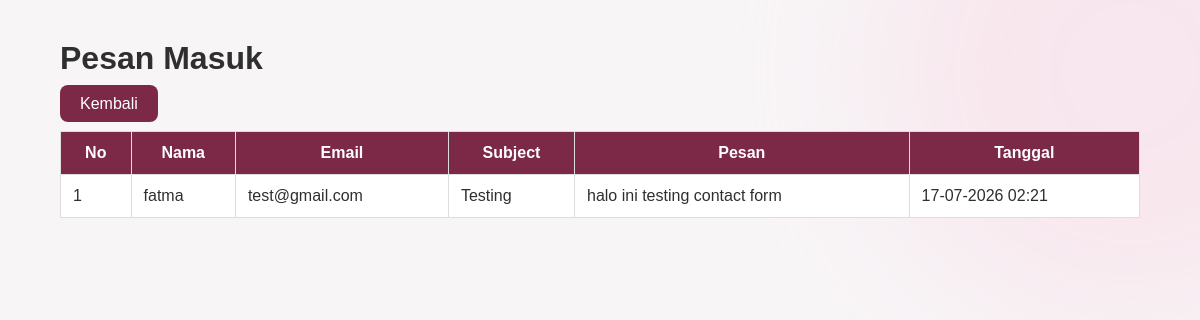
Screenshot of /messages (signed in) with the database file from the repository.
### models.py (models this page shows)
class Contact(db.Model):
    id = db.Column(db.Integer, primary_key=True)
    name = db.Column(db.String(100))
    email = db.Column(db.String(100))
    subject = db.Column(db.String(200))
    message = db.Column(db.Text)
    created_at = db.Column(db.DateTime,
                           default=datetime.utcnow)

### app.py (the view)
@app.route("/messages")
@login_required
def messages():
    contacts = Contact.query.order_by(Contact.created_at.desc()).all()
    return render_template(
        "messages.html",
        contacts=contacts
    )

### app.py (called while the page is built)
@login_manager.user_loader
def load_user(user_id):
    return User.query.get(int(user_id))

### templates/messages.html (shortened to what this page needs)
<!DOCTYPE html>
<html lang="en">
<head>
<link rel="stylesheet"
href="{{ url_for('static', filename='css/style.css') }}">
</head>
<body>
<div class="container">
<h1>Pesan Masuk</h1>
<br>
<a href="{{ url_for('dashboard') }}">
Kembali
</a>
<br><br>
<table>
<tr>
<th>No</th>
<th>Nama</th>
<th>Email</th>
<th>Subject</th>
<th>Pesan</th>
<th>Tanggal</th>
</tr>
{% for contact in contacts %}
<tr>
<td>{{ loop.index }}</td>
<td>{{ contact.name }}</td>
<td>{{ contact.email }}</td>
<td>{{ contact.subject }}</td>
<td>{{ contact.message }}</td>
<td>{{ contact.created_at.strftime('%d-%m-%Y %H:%M') }}</td>
</tr>
{% endfor %}
</table>
</div>
</body>
</html>

### static/css/style.css (style rules this page uses)
html { scroll-behavior:smooth; }
* { margin:0; padding:0; box-sizing:border-box; }
body { background:#FFF7FA; font-family:Poppins,sans-serif; color:#2F2F2F; }
body { overflow-x:hidden; }
body::before { content:""; position:fixed; width:500px; height:500px; background:#F8D7E2; border-radius:50%; top:-180px; right:-180px; opacity:.45; filter:blur(70px); z-index:-1; }
body::after { content:""; position:fixed; width:400px; height:400px; background:#355C4A; border-radius:50%; bottom:-170px; left:-150px; opacity:.08; filter:blur(80px); z-index:-1; }

### templates/messages.html (style rules this page uses)
body { background:#f8f5f7; font-family:Arial; }
.container { width:90%; margin:40px auto; }
table { width:100%; border-collapse:collapse; background:white; }
th,td { padding:12px; border:1px solid #ddd; }
th { background:#7b2946; color:white; }
a { text-decoration:none; background:#7b2946; color:white; padding:10px 20px; border-radius:8px; }

### rows the page displays
Contact: name "fatma", email "test@gmail.com", subject "Testing", message "halo ini testing contact form", created_at "17-07-2026 02:21"
